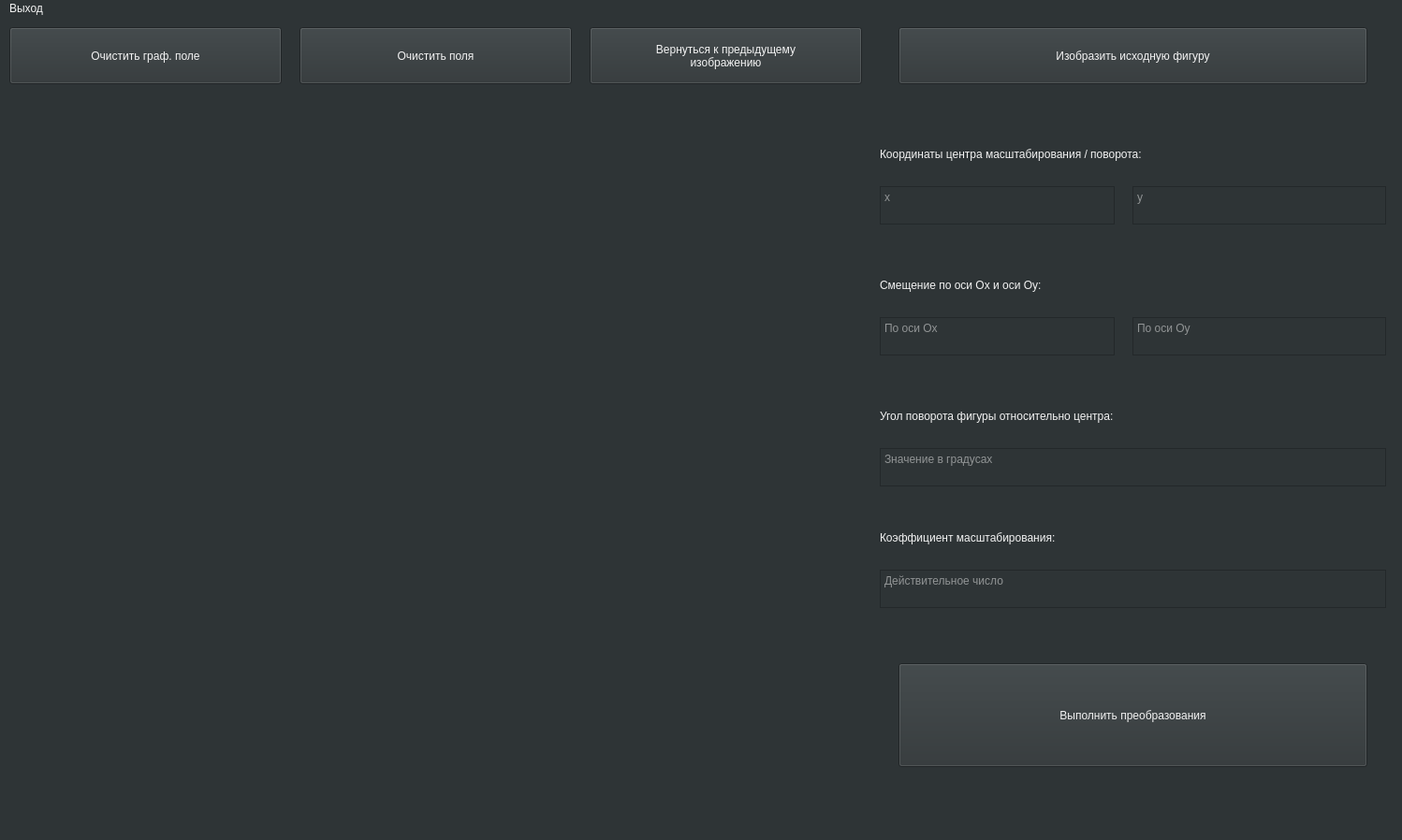
<?xml version="1.0" encoding="UTF-8"?>
<ui version="4.0">
 <class>MainWindow</class>
 <widget class="QMainWindow" name="MainWindow">
  <property name="geometry">
   <rect>
    <x>0</x>
    <y>0</y>
    <width>1498</width>
    <height>898</height>
   </rect>
  </property>
  <property name="windowTitle">
   <string>MainWindow</string>
  </property>
  <property name="styleSheet">
   <string notr="true">background-color: rgb(46, 52, 54);
color: rgb(243, 243, 243);
font: 63 13pt &quot;URW Gothic&quot;;</string>
  </property>
  <widget class="QWidget" name="centralwidget">
   <widget class="QPushButton" name="ExecTrans">
    <property name="geometry">
     <rect>
      <x>960</x>
      <y>690</y>
      <width>501</width>
      <height>111</height>
     </rect>
    </property>
    <property name="styleSheet">
     <string notr="true">background-color: rgb(46, 52, 54);
color: rgb(243, 243, 243);
font: 63 14pt &quot;URW Gothic&quot;;</string>
    </property>
    <property name="text">
     <string>Выполнить преобразования</string>
    </property>
   </widget>
   <widget class="QLabel" name="GraphField">
    <property name="enabled">
     <bool>true</bool>
    </property>
    <property name="geometry">
     <rect>
      <x>20</x>
      <y>110</y>
      <width>900</width>
      <height>720</height>
     </rect>
    </property>
    <property name="minimumSize">
     <size>
      <width>0</width>
      <height>0</height>
     </size>
    </property>
    <property name="maximumSize">
     <size>
      <width>16777215</width>
      <height>16777215</height>
     </size>
    </property>
    <property name="acceptDrops">
     <bool>false</bool>
    </property>
    <property name="toolTip">
     <string/>
    </property>
    <property name="text">
     <string/>
    </property>
   </widget>
   <widget class="QPushButton" name="ClearGraph">
    <property name="geometry">
     <rect>
      <x>10</x>
      <y>10</y>
      <width>291</width>
      <height>61</height>
     </rect>
    </property>
    <property name="styleSheet">
     <string notr="true">background-color: rgb(46, 52, 54);
color: rgb(243, 243, 243);
font: 63 14pt &quot;URW Gothic&quot;;</string>
    </property>
    <property name="text">
     <string>Очистить граф. поле</string>
    </property>
   </widget>
   <widget class="QPushButton" name="DrawInitFigure">
    <property name="geometry">
     <rect>
      <x>960</x>
      <y>10</y>
      <width>501</width>
      <height>61</height>
     </rect>
    </property>
    <property name="styleSheet">
     <string notr="true">background-color: rgb(46, 52, 54);
color: rgb(243, 243, 243);
font: 63 14pt &quot;URW Gothic&quot;;</string>
    </property>
    <property name="text">
     <string>Изобразить исходную фигуру</string>
    </property>
   </widget>
   <widget class="QPushButton" name="ClearAllFields">
    <property name="geometry">
     <rect>
      <x>320</x>
      <y>10</y>
      <width>291</width>
      <height>61</height>
     </rect>
    </property>
    <property name="styleSheet">
     <string notr="true">background-color: rgb(46, 52, 54);
color: rgb(243, 243, 243);
font: 63 14pt &quot;URW Gothic&quot;;</string>
    </property>
    <property name="text">
     <string>Очистить поля</string>
    </property>
   </widget>
   <widget class="QPlainTextEdit" name="RotateField">
    <property name="geometry">
     <rect>
      <x>940</x>
      <y>460</y>
      <width>541</width>
      <height>41</height>
     </rect>
    </property>
    <property name="styleSheet">
     <string notr="true">background-color: rgb(46, 52, 54);
color: rgb(243, 243, 243);
font: 63 14pt &quot;URW Gothic&quot;;</string>
    </property>
    <property name="placeholderText">
     <string>Значение в градусах</string>
    </property>
   </widget>
   <widget class="QPlainTextEdit" name="OffsetXField">
    <property name="geometry">
     <rect>
      <x>940</x>
      <y>320</y>
      <width>251</width>
      <height>41</height>
     </rect>
    </property>
    <property name="styleSheet">
     <string notr="true">background-color: rgb(46, 52, 54);
color: rgb(243, 243, 243);
font: 63 14pt &quot;URW Gothic&quot;;</string>
    </property>
    <property name="placeholderText">
     <string>По оси Ox</string>
    </property>
   </widget>
   <widget class="QPlainTextEdit" name="CenterXField">
    <property name="geometry">
     <rect>
      <x>940</x>
      <y>180</y>
      <width>251</width>
      <height>41</height>
     </rect>
    </property>
    <property name="styleSheet">
     <string notr="true">background-color: rgb(46, 52, 54);
color: rgb(243, 243, 243);
font: 63 14pt &quot;URW Gothic&quot;;</string>
    </property>
    <property name="placeholderText">
     <string>x</string>
    </property>
   </widget>
   <widget class="QLabel" name="label">
    <property name="geometry">
     <rect>
      <x>940</x>
      <y>130</y>
      <width>541</width>
      <height>31</height>
     </rect>
    </property>
    <property name="styleSheet">
     <string notr="true">background-color: rgb(46, 52, 54);
color: rgb(243, 243, 243);
font: 63 14pt &quot;URW Gothic&quot;;</string>
    </property>
    <property name="text">
     <string>Координаты центра масштабирования / поворота:</string>
    </property>
   </widget>
   <widget class="QPushButton" name="ReturnToPrev">
    <property name="geometry">
     <rect>
      <x>630</x>
      <y>10</y>
      <width>291</width>
      <height>61</height>
     </rect>
    </property>
    <property name="styleSheet">
     <string notr="true">background-color: rgb(46, 52, 54);
color: rgb(243, 243, 243);
font: 63 14pt &quot;URW Gothic&quot;;</string>
    </property>
    <property name="text">
     <string>Вернуться к предыдущему
изображению</string>
    </property>
   </widget>
   <widget class="QLabel" name="label_2">
    <property name="geometry">
     <rect>
      <x>940</x>
      <y>270</y>
      <width>541</width>
      <height>31</height>
     </rect>
    </property>
    <property name="styleSheet">
     <string notr="true">background-color: rgb(46, 52, 54);
color: rgb(243, 243, 243);
font: 63 14pt &quot;URW Gothic&quot;;</string>
    </property>
    <property name="text">
     <string>Смещение по оси Ox и оси Oy:</string>
    </property>
   </widget>
   <widget class="QPlainTextEdit" name="CenterYField">
    <property name="geometry">
     <rect>
      <x>1210</x>
      <y>180</y>
      <width>271</width>
      <height>41</height>
     </rect>
    </property>
    <property name="styleSheet">
     <string notr="true">background-color: rgb(46, 52, 54);
color: rgb(243, 243, 243);
font: 63 14pt &quot;URW Gothic&quot;;</string>
    </property>
    <property name="placeholderText">
     <string>y</string>
    </property>
   </widget>
   <widget class="QPlainTextEdit" name="OffsetYField">
    <property name="geometry">
     <rect>
      <x>1210</x>
      <y>320</y>
      <width>271</width>
      <height>41</height>
     </rect>
    </property>
    <property name="styleSheet">
     <string notr="true">background-color: rgb(46, 52, 54);
color: rgb(243, 243, 243);
font: 63 14pt &quot;URW Gothic&quot;;</string>
    </property>
    <property name="placeholderText">
     <string>По оси Oy</string>
    </property>
   </widget>
   <widget class="QLabel" name="label_3">
    <property name="geometry">
     <rect>
      <x>940</x>
      <y>410</y>
      <width>541</width>
      <height>31</height>
     </rect>
    </property>
    <property name="styleSheet">
     <string notr="true">background-color: rgb(46, 52, 54);
color: rgb(243, 243, 243);
font: 63 14pt &quot;URW Gothic&quot;;</string>
    </property>
    <property name="text">
     <string>Угол поворота фигуры относительно центра:</string>
    </property>
   </widget>
   <widget class="QPlainTextEdit" name="ScalingField">
    <property name="geometry">
     <rect>
      <x>940</x>
      <y>590</y>
      <width>541</width>
      <height>41</height>
     </rect>
    </property>
    <property name="styleSheet">
     <string notr="true">background-color: rgb(46, 52, 54);
color: rgb(243, 243, 243);
font: 63 14pt &quot;URW Gothic&quot;;</string>
    </property>
    <property name="placeholderText">
     <string>Действительное число</string>
    </property>
   </widget>
   <widget class="QLabel" name="label_4">
    <property name="geometry">
     <rect>
      <x>940</x>
      <y>540</y>
      <width>541</width>
      <height>31</height>
     </rect>
    </property>
    <property name="styleSheet">
     <string notr="true">background-color: rgb(46, 52, 54);
color: rgb(243, 243, 243);
font: 63 14pt &quot;URW Gothic&quot;;</string>
    </property>
    <property name="text">
     <string>Коэффициент масштабирования:</string>
    </property>
   </widget>
  </widget>
  <widget class="QMenuBar" name="menubar">
   <property name="geometry">
    <rect>
     <x>0</x>
     <y>0</y>
     <width>1498</width>
     <height>31</height>
    </rect>
   </property>
   <widget class="QMenu" name="menu_2">
    <property name="title">
     <string>Выход</string>
    </property>
    <addaction name="Quit"/>
   </widget>
   <addaction name="menu_2"/>
  </widget>
  <action name="ClearAll">
   <property name="text">
    <string>Очистить все поля</string>
   </property>
   <property name="font">
    <font>
     <family>URW Bookman</family>
     <weight>75</weight>
     <italic>false</italic>
     <bold>true</bold>
    </font>
   </property>
  </action>
  <action name="Quit">
   <property name="text">
    <string>Выход</string>
   </property>
  </action>
  <action name="ClearAll_2">
   <property name="text">
    <string>Очистить все</string>
   </property>
  </action>
  <action name="Finding">
   <property name="text">
    <string>Найти четырехугольники</string>
   </property>
  </action>
 </widget>
 <resources/>
 <connections/>
</ui>
